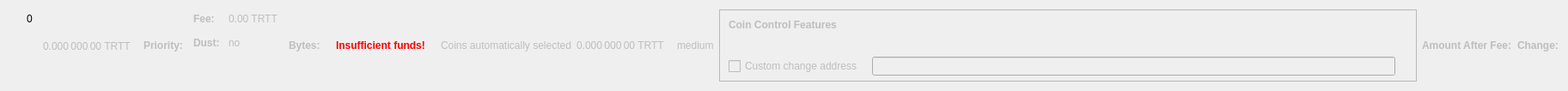
    <widget class="QWidget" name="dummyHideWidget" native="true">
     <property name="maximumSize">
      <size>
       <width>100</width>
       <height>22</height>
      </size>
     </property>
     <layout class="QHBoxLayout" name="dummyHideLayout">
      <item>
       <layout class="QFormLayout" name="formLayoutCoinControl1">
        <property name="horizontalSpacing">
         <number>10</number>
        </property>
        <property name="verticalSpacing">
         <number>14</number>
        </property>
        <property name="leftMargin">
         <number>10</number>
        </property>
        <property name="topMargin">
         <number>4</number>
        </property>
        <property name="rightMargin">
         <number>6</number>
        </property>
        <item row="0" column="1">
         <widget class="QLabel" name="labelCoinControlBytes">
          <property name="cursor">
           <cursorShape>IBeamCursor</cursorShape>
          </property>
          <property name="contextMenuPolicy">
           <enum>Qt::ActionsContextMenu</enum>
          </property>
          <property name="text">
           <string notr="true">0</string>
          </property>
          <property name="textInteractionFlags">
           <set>Qt::LinksAccessibleByMouse|Qt::TextSelectableByKeyboard|Qt::TextSelectableByMouse</set>
          </property>
         </widget>
        </item>
       </layout>
      </item>
      <item>
       <widget class="QLabel" name="labelCoinControlAfterFee">
        <property name="enabled">
         <bool>false</bool>
        </property>
        <property name="sizePolicy">
         <sizepolicy hsizetype="Fixed" vsizetype="Fixed">
          <horstretch>0</horstretch>
          <verstretch>0</verstretch>
         </sizepolicy>
        </property>
        <property name="minimumSize">
         <size>
          <width>111</width>
          <height>12</height>
         </size>
        </property>
        <property name="maximumSize">
         <size>
          <width>111</width>
          <height>12</height>
         </size>
        </property>
        <property name="cursor">
         <cursorShape>IBeamCursor</cursorShape>
        </property>
        <property name="contextMenuPolicy">
         <enum>Qt::ActionsContextMenu</enum>
        </property>
        <property name="text">
         <string notr="true">0.000 000 00 TRTT</string>
        </property>
        <property name="textInteractionFlags">
         <set>Qt::LinksAccessibleByMouse|Qt::TextSelectableByKeyboard|Qt::TextSelectableByMouse</set>
        </property>
       </widget>
      </item>
      <item>
       <widget class="QLabel" name="labelCoinControlPriorityText">
        <property name="enabled">
         <bool>false</bool>
        </property>
        <property name="font">
         <font>
          <weight>75</weight>
          <bold>true</bold>
         </font>
        </property>
        <property name="text">
         <string>Priority:</string>
        </property>
       </widget>
      </item>
      <item>
       <layout class="QHBoxLayout" name="horizontalLayout"/>
      </item>
      <item>
       <layout class="QFormLayout" name="formLayoutCoinControl3">
        <property name="horizontalSpacing">
         <number>10</number>
        </property>
        <property name="verticalSpacing">
         <number>14</number>
        </property>
        <property name="leftMargin">
         <number>6</number>
        </property>
        <property name="topMargin">
         <number>4</number>
        </property>
        <property name="rightMargin">
         <number>6</number>
        </property>
        <item row="0" column="0">
         <widget class="QLabel" name="labelCoinControlFeeText">
          <property name="enabled">
           <bool>false</bool>
          </property>
          <property name="font">
           <font>
            <weight>75</weight>
            <bold>true</bold>
           </font>
          </property>
          <property name="text">
           <string>Fee:</string>
          </property>
          <property name="margin">
           <number>0</number>
          </property>
         </widget>
        </item>
        <item row="0" column="1">
         <widget class="QLabel" name="labelCoinControlFee">
          <property name="enabled">
           <bool>false</bool>
          </property>
          <property name="cursor">
           <cursorShape>IBeamCursor</cursorShape>
          </property>
          <property name="contextMenuPolicy">
           <enum>Qt::ActionsContextMenu</enum>
          </property>
          <property name="text">
           <string notr="true">0.00 TRTT</string>
          </property>
          <property name="textInteractionFlags">
           <set>Qt::LinksAccessibleByMouse|Qt::TextSelectableByKeyboard|Qt::TextSelectableByMouse</set>
          </property>
         </widget>
        </item>
        <item row="1" column="0">
         <widget class="QLabel" name="labelCoinControlLowOutputText">
          <property name="enabled">
           <bool>false</bool>
          </property>
          <property name="font">
           <font>
            <weight>75</weight>
            <bold>true</bold>
           </font>
          </property>
          <property name="text">
           <string>Dust:</string>
          </property>
         </widget>
        </item>
        <item row="1" column="1">
         <widget class="QLabel" name="labelCoinControlLowOutput">
          <property name="enabled">
           <bool>false</bool>
          </property>
          <property name="cursor">
           <cursorShape>IBeamCursor</cursorShape>
          </property>
          <property name="contextMenuPolicy">
           <enum>Qt::ActionsContextMenu</enum>
          </property>
          <property name="text">
           <string>no</string>
          </property>
          <property name="textInteractionFlags">
           <set>Qt::LinksAccessibleByMouse|Qt::TextSelectableByKeyboard|Qt::TextSelectableByMouse</set>
          </property>
         </widget>
        </item>
       </layout>
      </item>
      <item>
       <widget class="QLabel" name="labelCoinControlBytesText">
        <property name="enabled">
         <bool>false</bool>
        </property>
        <property name="font">
         <font>
          <weight>75</weight>
          <bold>true</bold>
         </font>
        </property>
        <property name="text">
         <string>Bytes:</string>
        </property>
       </widget>
      </item>
      <item>
       <layout class="QFormLayout" name="formLayoutCoinControl2">
        <property name="horizontalSpacing">
         <number>10</number>
        </property>
        <property name="verticalSpacing">
         <number>14</number>
        </property>
        <property name="leftMargin">
         <number>6</number>
        </property>
        <property name="topMargin">
         <number>4</number>
        </property>
        <property name="rightMargin">
         <number>6</number>
        </property>
       </layout>
      </item>
      <item>
       <layout class="QHBoxLayout" name="horizontalLayoutCoinControl2">
        <property name="spacing">
         <number>8</number>
        </property>
        <property name="bottomMargin">
         <number>10</number>
        </property>
       </layout>
      </item>
      <item>
       <widget class="QLabel" name="labelCoinControlInsuffFunds">
        <property name="enabled">
         <bool>false</bool>
        </property>
        <property name="minimumSize">
         <size>
          <width>0</width>
          <height>0</height>
         </size>
        </property>
        <property name="font">
         <font>
          <weight>75</weight>
          <bold>true</bold>
         </font>
        </property>
        <property name="styleSheet">
         <string notr="true">color:red;font-weight:bold;</string>
        </property>
        <property name="text">
         <string>Insufficient funds!</string>
        </property>
        <property name="margin">
         <number>5</number>
        </property>
       </widget>
      </item>
      <item>
       <layout class="QFormLayout" name="formLayoutCoinControl4">
        <property name="horizontalSpacing">
         <number>10</number>
        </property>
        <property name="verticalSpacing">
         <number>14</number>
        </property>
        <property name="leftMargin">
         <number>6</number>
        </property>
        <property name="topMargin">
         <number>4</number>
        </property>
        <property name="rightMargin">
         <number>6</number>
        </property>
       </layout>
      </item>
      <item>
       <widget class="QLabel" name="labelCoinControlAutomaticallySelected">
        <property name="enabled">
         <bool>false</bool>
        </property>
        <property name="sizePolicy">
         <sizepolicy hsizetype="Fixed" vsizetype="Fixed">
          <horstretch>0</horstretch>
          <verstretch>0</verstretch>
         </sizepolicy>
        </property>
        <property name="minimumSize">
         <size>
          <width>0</width>
          <height>0</height>
         </size>
        </property>
        <property name="maximumSize">
         <size>
          <width>240</width>
          <height>16777215</height>
         </size>
        </property>
        <property name="text">
         <string>Coins automatically selected</string>
        </property>
        <property name="margin">
         <number>5</number>
        </property>
       </widget>
      </item>
      <item>
       <widget class="QLabel" name="labelCoinControlChange">
        <property name="enabled">
         <bool>false</bool>
        </property>
        <property name="sizePolicy">
         <sizepolicy hsizetype="Fixed" vsizetype="Fixed">
          <horstretch>0</horstretch>
          <verstretch>0</verstretch>
         </sizepolicy>
        </property>
        <property name="minimumSize">
         <size>
          <width>111</width>
          <height>0</height>
         </size>
        </property>
        <property name="maximumSize">
         <size>
          <width>111</width>
          <height>16777215</height>
         </size>
        </property>
        <property name="cursor">
         <cursorShape>IBeamCursor</cursorShape>
        </property>
        <property name="contextMenuPolicy">
         <enum>Qt::ActionsContextMenu</enum>
        </property>
        <property name="text">
         <string notr="true">0.000 000 00 TRTT</string>
        </property>
        <property name="textInteractionFlags">
         <set>Qt::LinksAccessibleByMouse|Qt::TextSelectableByKeyboard|Qt::TextSelectableByMouse</set>
        </property>
       </widget>
      </item>
      <item>
       <widget class="QLabel" name="labelCoinControlPriority">
        <property name="enabled">
         <bool>false</bool>
        </property>
        <property name="cursor">
         <cursorShape>IBeamCursor</cursorShape>
        </property>
        <property name="contextMenuPolicy">
         <enum>Qt::ActionsContextMenu</enum>
        </property>
        <property name="text">
         <string>medium</string>
        </property>
        <property name="textInteractionFlags">
         <set>Qt::LinksAccessibleByMouse|Qt::TextSelectableByKeyboard|Qt::TextSelectableByMouse</set>
        </property>
       </widget>
      </item>
      <item>
       <widget class="QFrame" name="frameCoinControl">
        <property name="sizePolicy">
         <sizepolicy hsizetype="Expanding" vsizetype="Expanding">
          <horstretch>0</horstretch>
          <verstretch>0</verstretch>
         </sizepolicy>
        </property>
        <property name="maximumSize">
         <size>
          <width>16777215</width>
          <height>16777215</height>
         </size>
        </property>
        <property name="frameShape">
         <enum>QFrame::StyledPanel</enum>
        </property>
        <property name="frameShadow">
         <enum>QFrame::Sunken</enum>
        </property>
        <layout class="QVBoxLayout" name="verticalLayoutCoinControl2_2">
         <property name="spacing">
          <number>0</number>
         </property>
         <property name="leftMargin">
          <number>0</number>
         </property>
         <property name="topMargin">
          <number>0</number>
         </property>
         <property name="rightMargin">
          <number>0</number>
         </property>
         <property name="bottomMargin">
          <number>6</number>
         </property>
         <item>
          <layout class="QVBoxLayout" name="verticalLayoutCoinControl" stretch="0,0,0,1">
           <property name="spacing">
            <number>0</number>
           </property>
           <property name="leftMargin">
            <number>10</number>
           </property>
           <property name="topMargin">
            <number>10</number>
           </property>
           <item>
            <layout class="QHBoxLayout" name="horizontalLayoutCoinControl1">
             <property name="bottomMargin">
              <number>15</number>
             </property>
             <item>
              <widget class="QLabel" name="labelCoinControlFeatures">
               <property name="enabled">
                <bool>false</bool>
               </property>
               <property name="sizePolicy">
                <sizepolicy hsizetype="Preferred" vsizetype="Maximum">
                 <horstretch>0</horstretch>
                 <verstretch>0</verstretch>
                </sizepolicy>
               </property>
               <property name="font">
                <font>
                 <weight>75</weight>
                 <bold>true</bold>
                </font>
               </property>
               <property name="styleSheet">
                <string notr="true">font-weight:bold;</string>
               </property>
               <property name="text">
                <string>Coin Control Features</string>
               </property>
              </widget>
             </item>
            </layout>
           </item>
           <item>
            <widget class="QWidget" name="widgetCoinControl" native="true">
             <property name="sizePolicy">
              <sizepolicy hsizetype="Preferred" vsizetype="Preferred">
               <horstretch>0</horstretch>
               <verstretch>0</verstretch>
              </sizepolicy>
             </property>
             <property name="minimumSize">
              <size>
               <width>0</width>
               <height>0</height>
              </size>
             </property>
             <property name="styleSheet">
              <string notr="true"/>
             </property>
             <layout class="QHBoxLayout" name="horizontalLayoutCoinControl5_2">
              <property name="leftMargin">
               <number>0</number>
              </property>
              <property name="topMargin">
               <number>0</number>
              </property>
              <property name="rightMargin">
               <number>0</number>
              </property>
              <property name="bottomMargin">
               <number>0</number>
              </property>
              <item>
               <layout class="QHBoxLayout" name="horizontalLayoutCoinControl3">
                <property name="spacing">
                 <number>20</number>
                </property>
                <property name="topMargin">
                 <number>0</number>
                </property>
                <property name="bottomMargin">
                 <number>10</number>
                </property>
               </layout>
              </item>
             </layout>
            </widget>
           </item>
           <item>
            <layout class="QHBoxLayout" name="horizontalLayoutCoinControl4" stretch="0,0,0">
             <property name="spacing">
              <number>12</number>
             </property>
             <property name="sizeConstraint">
              <enum>QLayout::SetDefaultConstraint</enum>
             </property>
             <property name="topMargin">
              <number>5</number>
             </property>
             <property name="rightMargin">
              <number>5</number>
             </property>
             <item>
              <widget class="QCheckBox" name="checkBoxCoinControlChange">
               <property name="enabled">
                <bool>false</bool>
               </property>
               <property name="toolTip">
                <string>If this is activated, but the change address is empty or invalid, change will be sent to a newly generated address.</string>
               </property>
               <property name="text">
                <string>Custom change address</string>
               </property>
              </widget>
             </item>
             <item>
              <widget class="QValidatedLineEdit" name="lineEditCoinControlChange">
               <property name="enabled">
                <bool>false</bool>
               </property>
               <property name="sizePolicy">
                <sizepolicy hsizetype="Expanding" vsizetype="Fixed">
                 <horstretch>0</horstretch>
                 <verstretch>0</verstretch>
                </sizepolicy>
               </property>
              </widget>
             </item>
             <item>
              <widget class="QLabel" name="labelCoinControlChangeLabel_2">
               <property name="sizePolicy">
                <sizepolicy hsizetype="Preferred" vsizetype="Expanding">
                 <horstretch>0</horstretch>
                 <verstretch>0</verstretch>
                </sizepolicy>
               </property>
               <property name="minimumSize">
                <size>
                 <width>0</width>
                 <height>0</height>
                </size>
               </property>
               <property name="text">
                <string/>
               </property>
               <property name="margin">
                <number>3</number>
               </property>
              </widget>
             </item>
            </layout>
           </item>
           <item>
            <spacer name="verticalSpacerCoinControl">
             <property name="orientation">
              <enum>Qt::Vertical</enum>
             </property>
             <property name="sizeHint" stdset="0">
              <size>
               <width>800</width>
               <height>1</height>
              </size>
             </property>
            </spacer>
           </item>
          </layout>
         </item>
        </layout>
       </widget>
      </item>
      <item>
       <widget class="QLabel" name="labelCoinControlAfterFeeText">
        <property name="enabled">
         <bool>false</bool>
        </property>
        <property name="minimumSize">
         <size>
          <width>0</width>
          <height>0</height>
         </size>
        </property>
        <property name="maximumSize">
         <size>
          <width>16777215</width>
          <height>16777215</height>
         </size>
        </property>
        <property name="font">
         <font>
          <weight>75</weight>
          <bold>true</bold>
         </font>
        </property>
        <property name="text">
         <string>Amount After Fee:</string>
        </property>
        <property name="alignment">
         <set>Qt::AlignLeading|Qt::AlignLeft|Qt::AlignVCenter</set>
        </property>
        <property name="margin">
         <number>0</number>
        </property>
       </widget>
      </item>
      <item>
       <widget class="QLabel" name="labelCoinControlChangeText">
        <property name="enabled">
         <bool>false</bool>
        </property>
        <property name="sizePolicy">
         <sizepolicy hsizetype="Preferred" vsizetype="Preferred">
          <horstretch>0</horstretch>
          <verstretch>0</verstretch>
         </sizepolicy>
        </property>
        <property name="minimumSize">
         <size>
          <width>0</width>
          <height>0</height>
         </size>
        </property>
        <property name="maximumSize">
         <size>
          <width>16777215</width>
          <height>16777215</height>
         </size>
        </property>
        <property name="font">
         <font>
          <weight>75</weight>
          <bold>true</bold>
         </font>
        </property>
        <property name="text">
         <string>Change:</string>
        </property>
        <property name="alignment">
         <set>Qt::AlignLeading|Qt::AlignLeft|Qt::AlignVCenter</set>
        </property>
       </widget>
      </item>
     </layout>
    </widget>
